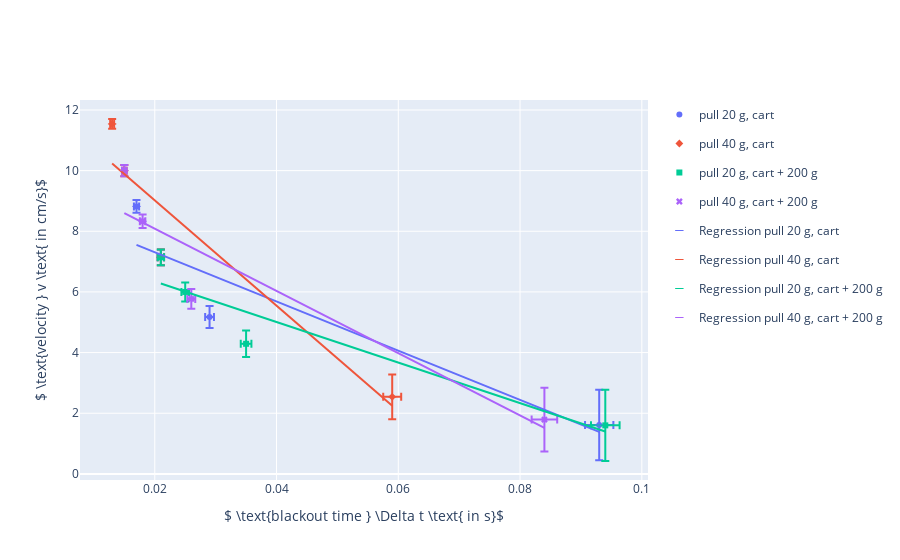

Notebook source saved alongside this figure:
### Markdown cell above
<h4 style ='text-align:center;' >Figure 3: position $x(t)$ as a function of the arrival time</h4>

### Code cell
#copy of original dataframe for separate plots
df2_regression = df2.copy()
df2_error = df2.copy()


#error-estimation df and plot
df2_error['e_plus'] = df2_error['black_out_time']/0.08
df2_error['e_minus'] = df2_error['black_out_time']/40

error_points = px.scatter(df2_error, x='black_out_time', y='velocity', 
                          color ='stages',symbol = 'stages',
                          error_y = 'e_plus', error_x = 'e_minus')


#Regression df and trendline
df2_regression = df2_regression.replace({'stages' : { 'pull 20 g, cart' : 'Regression pull 20 g, cart', 
                                                    'pull 40 g, cart' : 'Regression pull 40 g, cart', 
                                                    'pull 20 g, cart + 200 g' : 'Regression pull 20 g, cart + 200 g',
                                                    'pull 40 g, cart + 200 g':'Regression pull 40 g, cart + 200 g'}})

#Calculating Ordinary Least Squares regression
regression = px.scatter(df2_regression, x='black_out_time', y=df2_regression['velocity'], 
                        color='stages', trendline='ols') 
regression.update_traces(marker_symbol = 141)


figure_3 = go.Figure(data = error_points.data + regression.data)
figure_3.update_layout(xaxis_title = r'$ \text{blackout time } \Delta t \text{ in s}$',
                      yaxis_title = r'$ \text{velocity } v \text{ in cm/s}$')

figure_3.show()

### Figure 1 — Plotly figure (JSON) as saved in the notebook; plotly's stock layout.template omitted (floating-point values rounded to 4 significant figures)
{"data": [{"error_x": {"array": [0.002325, 0.000725, 0.000525, 0.000425]}, "error_y": {"array": [1.162, 0.3625, 0.2625, 0.2125]}, "hovertemplate": "stages=pull 20 g, cart<br>black_out_time=%{x}<br>velocity=%{y}<extra></extra>", "legendgroup": "pull 20 g, cart", "marker": {"color": "#636efa", "symbol": "circle"}, "mode": "markers", "name": "pull 20 g, cart", "orientation": "v", "showlegend": true, "type": "scatter", "x": [0.093, 0.029, 0.021, 0.017], "xaxis": "x", "y": [1.61, 5.17, 7.14, 8.82], "yaxis": "y"}, {"error_x": {"array": [0.001475, 0.000525, 0.000375, 0.000325]}, "error_y": {"array": [0.7375, 0.2625, 0.1875, 0.1625]}, "hovertemplate": "stages=pull 40 g, cart<br>black_out_time=%{x}<br>velocity=%{y}<extra></extra>", "legendgroup": "pull 40 g, cart", "marker": {"color": "#EF553B", "symbol": "diamond"}, "mode": "markers", "name": "pull 40 g, cart", "orientation": "v", "showlegend": true, "type": "scatter", "x": [0.059, 0.021, 0.015, 0.013], "xaxis": "x", "y": [2.54, 7.14, 10, 11.54], "yaxis": "y"}, {"error_x": {"array": [0.00235, 0.000875, 0.000625, 0.000525]}, "error_y": {"array": [1.175, 0.4375, 0.3125, 0.2625]}, "hovertemplate": "stages=pull 20 g, cart + 200 g<br>black_out_time=%{x}<br>velocity=%{y}<extra></extra>", "legendgroup": "pull 20 g, cart + 200 g", "marker": {"color": "#00cc96", "symbol": "square"}, "mode": "markers", "name": "pull 20 g, cart + 200 g", "orientation": "v", "showlegend": true, "type": "scatter", "x": [0.094, 0.035, 0.025, 0.021], "xaxis": "x", "y": [1.6, 4.29, 6, 7.14], "yaxis": "y"}, {"error_x": {"array": [0.0021, 0.00065, 0.00045, 0.000375]}, "error_y": {"array": [1.05, 0.325, 0.225, 0.1875]}, "hovertemplate": "stages=pull 40 g, cart + 200 g<br>black_out_time=%{x}<br>velocity=%{y}<extra></extra>", "legendgroup": "pull 40 g, cart + 200 g", "marker": {"color": "#ab63fa", "symbol": "x"}, "mode": "markers", "name": "pull 40 g, cart + 200 g", "orientation": "v", "showlegend": true, "type": "scatter", "x": [0.084, 0.026, 0.018, 0.015], "xaxis": "x", "y": [1.79, 5.77, 8.33, 10], "yaxis": "y"}, {"hovertemplate": "stages=Regression pull 20 g, cart<br>black_out_time=%{x}<br>velocity=%{y}<extra></extra>", "legendgroup": "Regression pull 20 g, cart", "marker": {"color": "#636efa", "symbol": 141}, "mode": "markers", "name": "Regression pull 20 g, cart", "orientation": "v", "showlegend": true, "type": "scatter", "x": [0.093, 0.029, 0.021, 0.017], "xaxis": "x", "y": [1.61, 5.17, 7.14, 8.82], "yaxis": "y"}, {"hovertemplate": "<b>OLS trendline</b><br>velocity = -81.1675 * black_out_time + 8.9317<br>R<sup>2</sup>=0.873359<br><br>stages=Regression pull 20 g, cart<br>black_out_time=%{x}<br>velocity=%{y} <b>(trend)</b><extra></extra>", "legendgroup": "Regression pull 20 g, cart", "marker": {"color": "#636efa", "symbol": 141}, "mode": "lines", "name": "Regression pull 20 g, cart", "showlegend": false, "type": "scatter", "x": [0.017, 0.021, 0.029, 0.093], "xaxis": "x", "y": [7.552, 7.227, 6.578, 1.383], "yaxis": "y"}, {"hovertemplate": "stages=Regression pull 40 g, cart<br>black_out_time=%{x}<br>velocity=%{y}<extra></extra>", "legendgroup": "Regression pull 40 g, cart", "marker": {"color": "#EF553B", "symbol": 141}, "mode": "markers", "name": "Regression pull 40 g, cart", "orientation": "v", "showlegend": true, "type": "scatter", "x": [0.059, 0.021, 0.015, 0.013], "xaxis": "x", "y": [2.54, 7.14, 10, 11.54], "yaxis": "y"}, {"hovertemplate": "<b>OLS trendline</b><br>velocity = -173.657 * black_out_time + 12.4937<br>R<sup>2</sup>=0.899614<br><br>stages=Regression pull 40 g, cart<br>black_out_time=%{x}<br>velocity=%{y} <b>(trend)</b><extra></extra>", "legendgroup": "Regression pull 40 g, cart", "marker": {"color": "#EF553B", "symbol": 141}, "mode": "lines", "name": "Regression pull 40 g, cart", "showlegend": false, "type": "scatter", "x": [0.013, 0.015, 0.021, 0.059], "xaxis": "x", "y": [10.24, 9.889, 8.847, 2.248], "yaxis": "y"}, {"hovertemplate": "stages=Regression pull 20 g, cart + 200 g<br>black_out_time=%{x}<br>velocity=%{y}<extra></extra>", "legendgroup": "Regression pull 20 g, cart + 200 g", "marker": {"color": "#00cc96", "symbol": 141}, "mode": "markers", "name": "Regression pull 20 g, cart + 200 g", "orientation": "v", "showlegend": true, "type": "scatter", "x": [0.094, 0.035, 0.025, 0.021], "xaxis": "x", "y": [1.6, 4.29, 6, 7.14], "yaxis": "y"}, {"hovertemplate": "<b>OLS trendline</b><br>velocity = -66.8652 * black_out_time + 7.68285<br>R<sup>2</sup>=0.891381<br><br>stages=Regression pull 20 g, cart + 200 g<br>black_out_time=%{x}<br>velocity=%{y} <b>(trend)</b><extra></extra>", "legendgroup": "Regression pull 20 g, cart + 200 g", "marker": {"color": "#00cc96", "symbol": 141}, "mode": "lines", "name": "Regression pull 20 g, cart + 200 g", "showlegend": false, "type": "scatter", "x": [0.021, 0.025, 0.035, 0.094], "xaxis": "x", "y": [6.279, 6.011, 5.343, 1.398], "yaxis": "y"}, {"hovertemplate": "stages=Regression pull 40 g, cart + 200 g<br>black_out_time=%{x}<br>velocity=%{y}<extra></extra>", "legendgroup": "Regression pull 40 g, cart + 200 g", "marker": {"color": "#ab63fa", "symbol": 141}, "mode": "markers", "name": "Regression pull 40 g, cart + 200 g", "orientation": "v", "showlegend": true, "type": "scatter", "x": [0.084, 0.026, 0.018, 0.015], "xaxis": "x", "y": [1.79, 5.77, 8.33, 10], "yaxis": "y"}, {"hovertemplate": "<b>OLS trendline</b><br>velocity = -102.642 * black_out_time + 10.142<br>R<sup>2</sup>=0.871355<br><br>stages=Regression pull 40 g, cart + 200 g<br>black_out_time=%{x}<br>velocity=%{y} <b>(trend)</b><extra></extra>", "legendgroup": "Regression pull 40 g, cart + 200 g", "marker": {"color": "#ab63fa", "symbol": 141}, "mode": "lines", "name": "Regression pull 40 g, cart + 200 g", "showlegend": false, "type": "scatter", "x": [0.015, 0.018, 0.026, 0.084], "xaxis": "x", "y": [8.602, 8.294, 7.473, 1.52], "yaxis": "y"}], "layout": {"xaxis": {"title": {"text": "$ \\text{blackout time } \\Delta t \\text{ in s}$"}}, "yaxis": {"title": {"text": "$ \\text{velocity } v \\text{ in cm/s}$"}}}}
